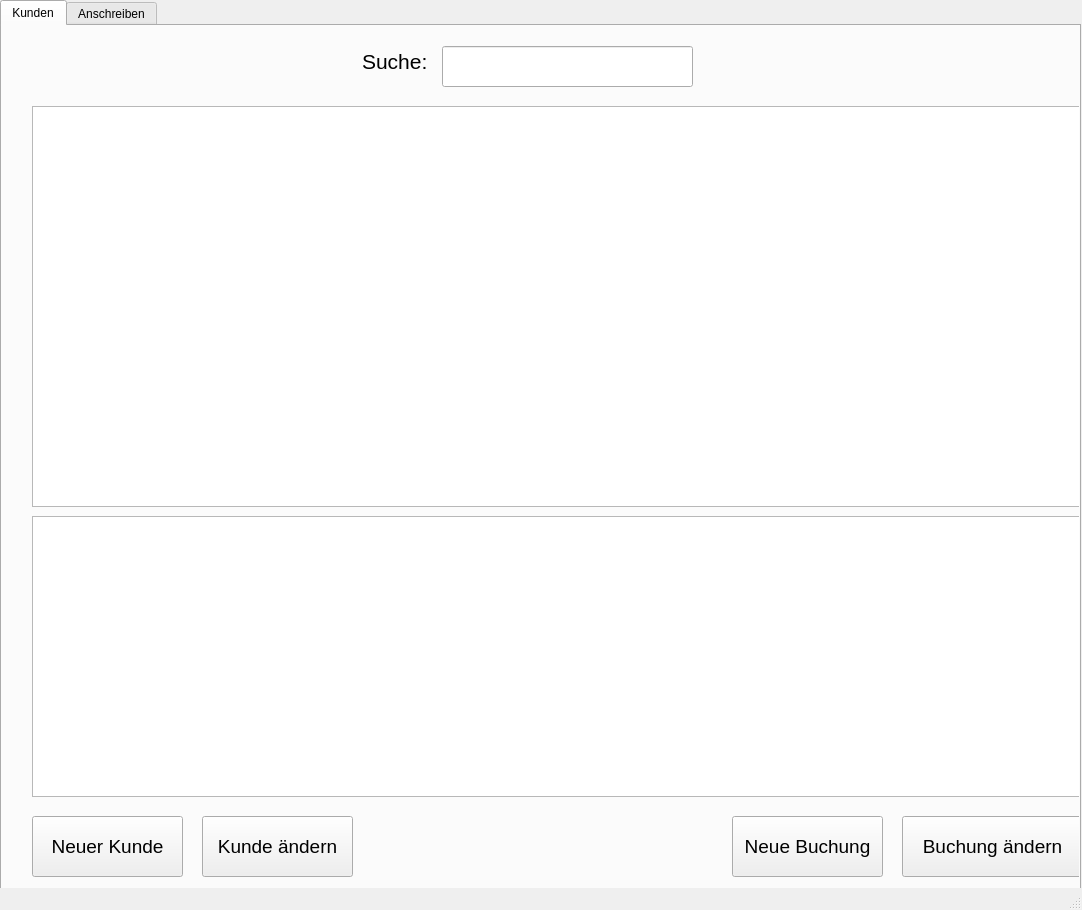
<?xml version="1.0" encoding="UTF-8"?>
<ui version="4.0">
 <class>MainWindow</class>
 <widget class="QMainWindow" name="MainWindow">
  <property name="geometry">
   <rect>
    <x>0</x>
    <y>0</y>
    <width>1082</width>
    <height>910</height>
   </rect>
  </property>
  <property name="windowTitle">
   <string>Buchungsverwaltung</string>
  </property>
  <widget class="QWidget" name="centralwidget">
   <widget class="QTabWidget" name="tabWidget">
    <property name="geometry">
     <rect>
      <x>0</x>
      <y>0</y>
      <width>1081</width>
      <height>901</height>
     </rect>
    </property>
    <property name="currentIndex">
     <number>0</number>
    </property>
    <widget class="QWidget" name="tb_kunden">
     <attribute name="title">
      <string>Kunden</string>
     </attribute>
     <widget class="QLabel" name="label">
      <property name="geometry">
       <rect>
        <x>360</x>
        <y>20</y>
        <width>71</width>
        <height>31</height>
       </rect>
      </property>
      <property name="font">
       <font>
        <pointsize>16</pointsize>
       </font>
      </property>
      <property name="text">
       <string>Suche:</string>
      </property>
     </widget>
     <widget class="QLineEdit" name="le_suche">
      <property name="geometry">
       <rect>
        <x>440</x>
        <y>20</y>
        <width>251</width>
        <height>41</height>
       </rect>
      </property>
      <property name="font">
       <font>
        <pointsize>16</pointsize>
       </font>
      </property>
     </widget>
     <widget class="QTableView" name="tbv_kunden">
      <property name="geometry">
       <rect>
        <x>30</x>
        <y>80</y>
        <width>1071</width>
        <height>401</height>
       </rect>
      </property>
      <property name="font">
       <font>
        <pointsize>16</pointsize>
       </font>
      </property>
     </widget>
     <widget class="QTableView" name="tbv_buchungen">
      <property name="geometry">
       <rect>
        <x>30</x>
        <y>490</y>
        <width>1071</width>
        <height>281</height>
       </rect>
      </property>
      <property name="font">
       <font>
        <pointsize>16</pointsize>
       </font>
      </property>
     </widget>
     <widget class="QPushButton" name="bt_buchung_aendern">
      <property name="geometry">
       <rect>
        <x>900</x>
        <y>790</y>
        <width>181</width>
        <height>61</height>
       </rect>
      </property>
      <property name="font">
       <font>
        <pointsize>14</pointsize>
       </font>
      </property>
      <property name="text">
       <string>Buchung ändern</string>
      </property>
     </widget>
     <widget class="QPushButton" name="bt_neue_buchung">
      <property name="geometry">
       <rect>
        <x>730</x>
        <y>790</y>
        <width>151</width>
        <height>61</height>
       </rect>
      </property>
      <property name="font">
       <font>
        <pointsize>14</pointsize>
       </font>
      </property>
      <property name="text">
       <string>Neue Buchung</string>
      </property>
     </widget>
     <widget class="QPushButton" name="bt_neuer_kunde">
      <property name="geometry">
       <rect>
        <x>30</x>
        <y>790</y>
        <width>151</width>
        <height>61</height>
       </rect>
      </property>
      <property name="font">
       <font>
        <pointsize>14</pointsize>
       </font>
      </property>
      <property name="text">
       <string>Neuer Kunde</string>
      </property>
     </widget>
     <widget class="QPushButton" name="bt_kunde_aendern">
      <property name="geometry">
       <rect>
        <x>200</x>
        <y>790</y>
        <width>151</width>
        <height>61</height>
       </rect>
      </property>
      <property name="font">
       <font>
        <pointsize>14</pointsize>
       </font>
      </property>
      <property name="text">
       <string>Kunde ändern</string>
      </property>
     </widget>
    </widget>
    <widget class="QWidget" name="tb_anschreiben">
     <attribute name="title">
      <string>Anschreiben</string>
     </attribute>
     <widget class="QTableView" name="tbv_anschreiben">
      <property name="geometry">
       <rect>
        <x>0</x>
        <y>10</y>
        <width>1071</width>
        <height>531</height>
       </rect>
      </property>
      <property name="font">
       <font>
        <pointsize>16</pointsize>
       </font>
      </property>
     </widget>
     <widget class="QPushButton" name="bt_anschreiben">
      <property name="geometry">
       <rect>
        <x>20</x>
        <y>780</y>
        <width>151</width>
        <height>61</height>
       </rect>
      </property>
      <property name="font">
       <font>
        <pointsize>14</pointsize>
       </font>
      </property>
      <property name="text">
       <string>Anschreiben</string>
      </property>
     </widget>
    </widget>
   </widget>
  </widget>
  <widget class="QStatusBar" name="statusbar"/>
 </widget>
 <resources/>
 <connections/>
</ui>
